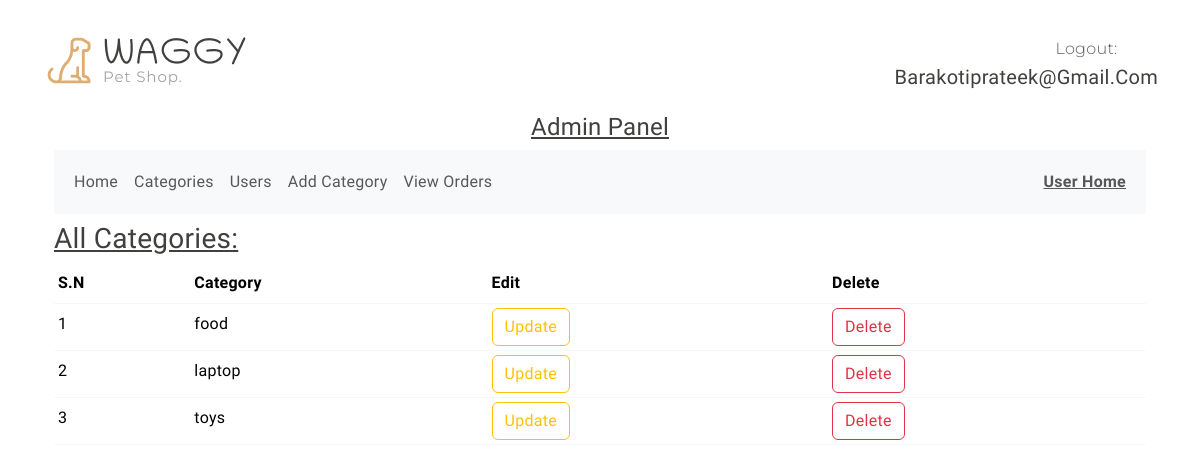
/categories (signed in), run on the app's committed database.
### shop/user/models.py (models this page shows)
class User(db.Model, UserMixin):
    id = db.Column(db.Integer, primary_key = True)
    email = db.Column(db.String(120) , unique = True , nullable = False)
    username = db.Column(db.String(50) , nullable=False)
    password = db.Column(db.String(60) , nullable=False)
    image_file = db.Column(db.String(20), nullable=False, default = 'default.png')
    role = db.Column(db.String(20) , nullable=False , default='customer')
    likes = db.relationship('Likes', backref='user', cascade='all, delete-orphan')
    cart_items = db.relationship('Cart', backref=db.backref('user', lazy=True), cascade='all, delete-orphan')
    user_orders = db.relationship('Order', back_populates='user', cascade='all, delete-orphan')
    def delete(self):
        for like in self.likes:
            db.session.delete(like)
        for order in self.user_orders:
            db.session.delete(order)
        for cart_item in self.cart_items:
            db.session.delete(cart_item)
        db.session.delete(self)
        db.session.commit()

### shop/product/models.py (models this page shows)
class Category(db.Model):
    id = db.Column(db.Integer , primary_key = True)
    name = db.Column(db.String(20) , nullable = False , unique = True)

### shop/admin/routes.py (the view)
@app.route('/categories')
@admin_required
def categories():
    all_categories = Category.query.all()
    return render_template('admin/category.html' , all_categories=all_categories)

### shop/__init__.py (called while the page is built)
def admin_required(func):
    @wraps(func)
    def decorated_function(*args, **kwargs):
        if current_user.role != 'admin':
            flash('Access Denied: You are not authorized to access admin page.')
            return redirect(url_for('log_in'))
        return func(*args, **kwargs)
    return decorated_function

### shop/user/models.py (called while the page is built)
@login_manager.user_loader
def load_user(user_id):
    return User.query.get(int(user_id))

### shop/templates/admin/category.html (shortened to what this page needs)
{% extends 'base.html' %}
{% block body %}
{% include 'admin/navbar.html' %}
      <div class="container">
       <u> <h3>All Categories:</h3></u>
        <table class="table table-sm ">
            <thead>
                <th>S.N</th>
                <th>Category</th>
                <th>Edit</th>
                <th>Delete</th>
            </thead>
            <tbody>
                {% for category in all_categories %}
                <tr>
                    <td>{{loop.index}}</td>
                    <td>{{category.name}}</td>
                    <td><a  href="{{url_for('update_category' , id=category.id)}}" class="btn btn-outline-warning">Update</a></td>
                    <td><a  href="{{url_for('delete_category' , id=category.id)}}" class="btn btn-outline-danger">Delete</a></td>
                </tr>
                {% endfor %}
            </tbody>
        </table>
      </div>
{% endblock %}

### shop/templates/admin/navbar.html (shortened to what this page needs)
<div class="container py-2">
  <div class="row py-4 pb-0 pb-sm-4 align-items-center ">
    <div class="col-sm-4 col-lg-3 text-center text-sm-start">
      <div class="main-logo">
        <a href="{{url_for('admin_home')}}">
          <img src="{{url_for('static', filename='images/logo.png')}}" alt="logo" class="img-fluid">
        </a>
      </div>
    </div>
    <div
        class="col-sm-8 col-lg-9 d-flex justify-content-between justify-content-sm-end align-items-center ">
        <div class="support-box text-end ">
          <span class="fs-6 secondary-font text-muted">Logout:</span> &nbsp;
          <h5 class="mb-0">{{current_user.email}}</h5>
        </div>
  </div>
</div>
<div class="container">
  <b><u><h4 style="display: flex;  justify-content: center;align-items: center;">Admin Panel</h4></u></b>
    <nav class="navbar navbar-expand-lg bg-body-tertiary">
        <div class="container-fluid">
          <div class="collapse navbar-collapse" id="navbarNavDropdown">
            <ul class="navbar-nav ">
              <li class="nav-item">
                <a class="nav-link " aria-current="page" href="{{url_for('admin_home')}}">Home</a>
              </li>
              <li class="nav-item">
                <a class="nav-link" href="{{url_for('categories')}}">Categories</a>
              </li>
              <li class="nav-item">
                <a class="nav-link" href="{{url_for('view_users')}}">Users</a>
              </li>
              {% if request.endpoint == 'categories' %}
              <li class="nav-item">
                <a class="nav-link" href="{{url_for('add_category')}}">Add Category</a>
              </li>
              {% endif %}
              <li class="nav-item">
                <a class="nav-link" href="{{url_for('view_orders')}}">View Orders</a>
              </li>
            </ul>
              <ul class="navbar-nav ms-auto">
                <li class="nav-item">
                  <a class="nav-link" href="{{url_for('home')}}"> <b><u>User Home</u></b></a>
                </li>
              </ul>
          </div>
        </div>
      </nav>
</div>

### shop/static/style.css (style rules this page uses)
:root { --header-height: 160px; --header-height-min: 80px; }
:root { --accent-color: #DEAD6F; --dark-color: #222222; --light-dark-color: #727272; --light-color: #fff; --grey-color: #dbdbdb; --light-grey-color: #fafafa; --primary-color: #6995B1; --light-primary-color: #eef1f3; }
:root { --body-font: 'Chilanka', cursive; --heading-font: 'Chilanka', cursive; --secondary-font: 'Montserrat', sans-serif; }
h1, h2, h3, h4, h5, h6 { font-family: var(--heading-font); color: var(--bs-body-color); font-weight: 400; text-transform: capitalize; }
a { text-decoration: none; }
.secondary-font { font-family: var(--secondary-font); font-weight: 300; }

### data on the page
User: email "Barakotiprateek@gmail.com"
Category: name "food"
Category: name "laptop"
Category: name "toys"
